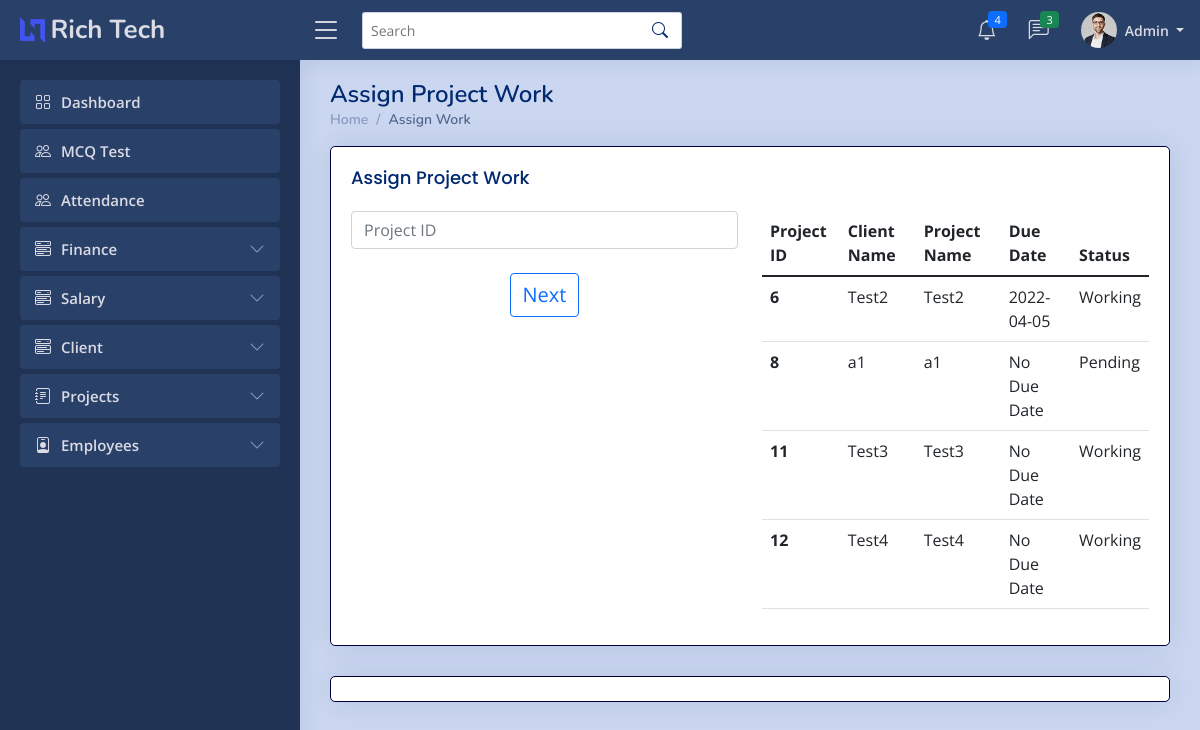
The app's page /admin/assign.php (signed in), older data.
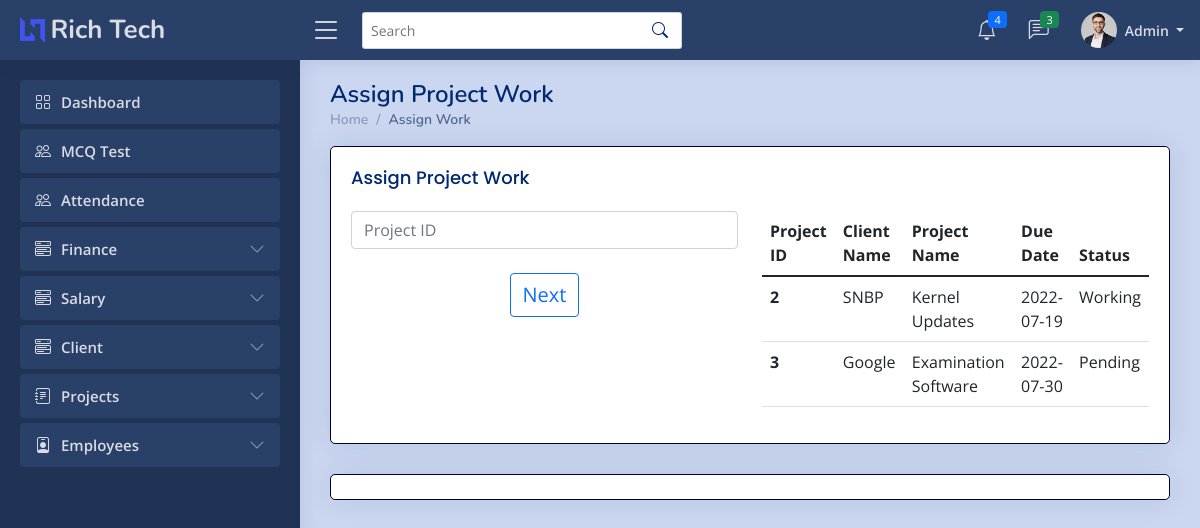
The same page, newer data.
### tables this page shows
CREATE TABLE `clientt` (
  `Id` int(7) NOT NULL,
  `cname` varchar(255) NOT NULL,
  `pname` varchar(255) NOT NULL,
  `mobile` varchar(255) NOT NULL,
  `email` varchar(255) NOT NULL,
  `aaddress` varchar(10000) NOT NULL,
  `pdate` date NOT NULL,
  `ddate` date NOT NULL,
  `descrip` longtext NOT NULL,
  `pstatus` varchar(20) NOT NULL,
  `cdate` date DEFAULT NULL,
  `charges` int(7) NOT NULL,
  `received` date DEFAULT NULL
);

### admin/assign.php (the view, shortened to what this page needs)
<?php
    if ($_SESSION['erole']=="admin"){
?>
<!DOCTYPE html>
<html lang="en">
<head>
  <link href="../assets/vendor/bootstrap/css/bootstrap.min.css" rel="stylesheet">
  <link rel="stylesheet" href="../assets/vendor/bootstrap-icons/bootstrap-icons.css?v=<?php echo time(); ?>">
  <link href="../assets/vendor/boxicons/css/boxicons.min.css" rel="stylesheet">
  <link href="../assets/vendor/quill/quill.snow.css" rel="stylesheet">
  <link href="../assets/vendor/quill/quill.bubble.css" rel="stylesheet">
  <link href="../assets/vendor/remixicon/remixicon.css" rel="stylesheet">
  <link href="../assets/vendor/simple-datatables/style.css" rel="stylesheet">
  <link rel="stylesheet" href="../assets/css/style.css?v=<?php echo time(); ?>">
</head>
<body>
  <?php include 'imports/nav-admin.php'; ?>
  <main id="main" class="main">
    <div class="pagetitle">
      <h1>Assign Project Work</h1>
      <nav>
        <ol class="breadcrumb">
          <li class="breadcrumb-item"><a href="index.php">Home</a></li>
          <li class="breadcrumb-item active">Assign Work</li>
        </ol>
      </nav>
    </div>
    <section class="section add_cli">
      <div class="card">
        <div class="card-body">
            <h5 class="card-title">Assign Project Work</h5>
            <div class="row">
            <div class="col-md-6">
                <form action="" method="post">
                    <center>
                        <input type="text" class="form-control" name="pid" id="" placeholder="Project ID"><br>
                        <input type="submit" name="psubmit" style="font-size:20px" class="btn btn-outline-primary" value="Next">
                    </center>
                </form>
            </div>
            <div class="col-md-6">
                <?php
                    include '../imports/config.php';
                    $conn=mysqli_connect($server_name,$username,$password,$database_name);
                    $sql_query = "SELECT * from clientt where pstatus='Pending' or pstatus='Working'";
                    $records = mysqli_query($conn, $sql_query);
                    echo '<div class="table-responsive">';
                    echo '<table class="table table-hover"">';
                        echo '<thead class="thead-dark">';
                            echo '<tr>';
                            echo '<th scope="col">Project ID</th>';
                            echo '<th scope="col">Client Name</th>';
                            echo '<th scope="col">Project Name</th>';
                            echo '<th scope="col">Due Date</th>';
                            echo '<th scope="col">Status</th>';
                            echo '</tr>';
                        echo '</thead>';
                        echo '<tbody>';
                        while($data = mysqli_fetch_array($records)){
                            $n=$data['Id'];
                            $cname=$data['cname'];
                            $pname=$data['pname'];
                            $ddate=$data['ddate'];
                            $status=$data['pstatus'];
                            if($ddate=="0000-00-00"){
                                $ddate="No Due Date";
                            }
                            echo '<tr>
                                <th scope="row">'.$n.'</th>
                                <td>'.$cname.'</td>
                                <td>'.$pname.'</td>
                                <td>'.$ddate.'</td>
                                <td>'.$status.'</td>
                                </tr>';
                        }
                        echo '</tbody>
                        </table>';
                        echo '</div>';
                ?>
            </div>
            </div>
        </div>
        </div>
        <div class="card jumbotron container">
            <br>
        </div>
    </section>
  </main>
</body>
</html>
<?php
        }
        else{
            ob_start();
            header('Location: '.'../index.php');
            ob_end_flush();
            die();
        }
    ?>

Row changes from the older to the newer data that the page shows:
removed clientt: Id "6", cname "Test2", pname "Test2", ddate "2022-04-05", pstatus "Working"
removed clientt: Id "8", cname "a1", pname "a1", ddate "No Due Date", pstatus "Pending"
removed clientt: Id "11", cname "Test3", pname "Test3", ddate "No Due Date", pstatus "Working"
removed clientt: Id "12", cname "Test4", pname "Test4", ddate "No Due Date", pstatus "Working"
now on this page (row edited): clientt: Id "2", cname "SNBP", pname "Kernel Updates", ddate "2022-07-19", pstatus "Working"
added clientt: Id "3", cname "Google", pname "Examination Software", ddate "2022-07-30", pstatus "Pending"
